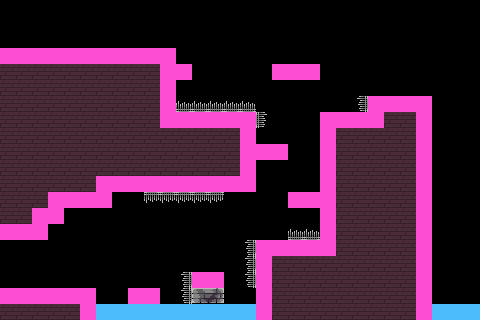

A level layout from a 2D game, rendered from its tile map. Below: a short description, then the map file with its tile-grid data intact:
An orthogonal 30x20 tile map with 16x16 px tiles, 2 tile layers (ground, colliders), 2 tilesets and 4 objects (2x enemy, spawnPoint, objectivePoint).

<map version="1.4" tiledversion="1.4.2" orientation="orthogonal" renderorder="right-down" width="30" height="20" tilewidth="16" tileheight="16" infinite="0" nextlayerid="5" nextobjectid="9">
 <editorsettings>
  <export target="../public/assets/levels/cave_level_01.json" format="json" />
 </editorsettings>
 <tileset firstgid="1" name="ground" tilewidth="16" tileheight="16" tilecount="322" columns="23">
  <image source="ground.png" trans="000000" width="368" height="224" />
  <tile id="143">
   <properties>
    <property name="canDie" type="bool" value="true" />
    <property name="direction" value="up" />
    <property name="name" value="spike" />
   </properties>
  </tile>
  <tile id="165">
   <properties>
    <property name="canDie" type="bool" value="true" />
    <property name="direction" value="left" />
    <property name="name" value="spike" />
   </properties>
  </tile>
  <tile id="167">
   <properties>
    <property name="canDie" type="bool" value="true" />
    <property name="direction" value="right" />
    <property name="name" value="spike" />
   </properties>
  </tile>
  <tile id="189">
   <properties>
    <property name="canDie" type="bool" value="true" />
    <property name="direction" value="down" />
    <property name="name" value="spike" />
   </properties>
  </tile>
 </tileset>
 <tileset firstgid="323" name="utils" tilewidth="16" tileheight="16" tilecount="3" columns="3">
  <image source="utils.png" trans="000000" width="48" height="16" />
  <tile id="0">
   <properties>
    <property name="collides" type="bool" value="true" />
   </properties>
  </tile>
  <tile id="1">
   <properties>
    <property name="canDie" type="bool" value="true" />
    <property name="collides" type="bool" value="true" />
   </properties>
  </tile>
 </tileset>
 <layer id="1" name="ground" width="30" height="20">
  <data encoding="csv">
0,0,0,0,0,0,0,0,0,0,0,0,0,0,0,0,0,0,0,0,0,0,0,0,0,0,0,0,0,0,
0,0,0,0,0,0,0,0,0,0,0,0,0,0,0,0,0,0,0,0,0,0,0,0,0,0,0,0,0,0,
0,0,0,0,0,0,0,0,0,0,0,0,0,0,0,0,0,0,0,0,0,0,0,0,0,0,0,0,0,0,
4,4,4,4,4,4,4,4,4,4,5,0,0,0,0,0,0,0,0,0,0,0,0,0,0,0,0,0,0,0,
50,50,50,50,50,50,50,50,50,50,52,282,0,0,0,0,0,281,282,283,0,0,0,0,0,0,0,0,0,0,
50,50,50,50,50,50,50,50,50,50,52,0,0,0,0,0,0,0,0,0,0,0,0,0,0,0,0,0,0,0,
50,50,50,50,50,50,50,50,50,50,52,144,144,144,144,144,0,0,0,0,0,0,166,3,4,4,29,0,0,0,
50,50,50,50,50,50,50,50,50,50,28,4,4,4,4,29,168,0,0,0,3,4,4,26,50,50,52,0,0,0,
50,50,50,50,50,50,50,50,50,50,50,50,50,50,50,52,0,0,0,0,48,50,50,50,50,50,52,0,0,0,
50,50,50,50,50,50,50,50,50,50,50,50,50,50,50,52,282,283,0,0,48,50,50,50,50,50,52,0,0,0,
50,50,50,50,50,50,50,50,50,50,50,50,50,50,50,52,0,0,0,98,48,50,50,50,50,50,52,0,0,0,
50,50,50,50,50,50,74,96,96,96,96,96,96,96,96,75,0,0,0,98,48,50,50,50,50,50,52,0,0,0,
50,50,50,74,96,96,75,0,0,190,190,190,190,190,0,0,0,0,281,282,48,50,50,50,50,50,52,0,0,0,
50,50,74,75,0,0,0,0,0,0,0,0,0,0,0,0,0,0,0,0,48,50,50,50,50,50,52,0,0,0,
96,96,75,0,0,0,0,0,0,0,0,0,0,0,0,0,0,0,144,144,48,50,50,50,50,50,52,0,0,0,
0,0,0,0,0,0,0,0,0,0,0,0,0,0,0,166,25,4,4,4,26,50,50,50,50,50,52,0,0,0,
0,0,0,0,0,0,0,0,0,0,0,0,0,0,0,166,48,50,50,50,50,50,50,50,50,50,52,0,0,0,
0,0,0,0,0,0,0,0,0,0,0,166,281,283,0,166,48,50,50,50,50,50,50,50,50,50,52,0,0,0,
4,4,4,4,4,5,0,0,281,283,0,166,281,283,0,0,48,50,50,50,50,50,50,50,50,50,52,0,0,0,
50,50,50,50,50,52,0,0,0,0,0,0,0,0,0,0,48,50,50,50,50,50,50,50,50,50,52,0,0,0
</data>
 </layer>
 <layer id="2" name="colliders" width="30" height="20">
  <data encoding="csv">
0,0,0,0,0,0,0,0,0,0,0,0,0,0,0,0,0,0,0,0,0,0,0,0,0,0,0,0,0,0,
0,0,0,0,0,0,0,0,0,0,0,0,0,0,0,0,0,0,0,0,0,0,0,0,0,0,0,0,0,0,
0,0,0,0,0,0,0,0,0,0,0,0,0,0,0,0,0,0,0,0,0,0,0,0,0,0,0,0,0,0,
323,323,323,323,323,323,323,323,323,323,323,0,0,0,0,0,0,0,0,0,0,0,0,0,0,0,0,0,0,0,
0,0,0,0,0,0,0,0,0,0,323,323,0,0,0,0,0,323,323,323,0,0,0,0,0,0,0,0,0,0,
0,0,0,0,0,0,0,0,0,0,323,0,0,0,0,0,0,0,0,0,0,0,0,0,0,0,0,0,0,0,
0,0,0,0,0,0,0,0,0,0,323,0,0,0,0,0,0,0,0,0,0,0,0,323,323,323,323,0,0,0,
0,0,0,0,0,0,0,0,0,0,323,323,323,323,323,323,0,0,0,0,323,323,323,323,0,0,323,0,0,0,
0,0,0,0,0,0,0,0,0,0,0,0,0,0,0,323,0,0,0,0,323,0,0,0,0,0,323,0,0,0,
0,0,0,0,0,0,0,0,0,0,0,0,0,0,0,323,323,323,0,0,323,0,0,0,0,0,323,0,0,0,
0,0,0,0,0,0,0,0,0,0,0,0,0,0,0,323,0,0,0,0,323,0,0,0,0,0,323,0,0,0,
0,0,0,0,0,0,323,323,323,323,323,323,323,323,323,323,0,0,0,0,323,0,0,0,0,0,323,0,0,0,
0,0,0,323,323,323,323,0,0,0,0,0,0,0,0,0,0,0,323,323,323,0,0,0,0,0,323,0,0,0,
0,0,323,323,0,0,0,0,0,0,0,0,0,0,0,0,0,0,0,0,323,0,0,0,0,0,323,0,0,0,
323,323,323,0,0,0,0,0,0,0,0,0,0,0,0,0,0,0,0,0,323,0,0,0,0,0,323,0,0,0,
0,0,0,0,0,0,0,0,0,0,0,0,0,0,0,0,323,323,323,323,323,0,0,0,0,0,323,0,0,0,
0,0,0,0,0,0,0,0,0,0,0,0,0,0,0,0,323,0,0,0,0,0,0,0,0,0,323,0,0,0,
0,0,0,0,0,0,0,0,0,0,0,0,323,323,0,0,323,0,0,0,0,0,0,0,0,0,323,0,0,0,
323,323,323,323,323,323,0,0,323,323,0,0,0,0,0,0,323,0,0,0,0,0,0,0,0,0,323,0,0,0,
0,0,0,0,0,323,324,324,324,324,324,324,324,324,324,324,323,0,0,0,0,0,0,0,0,0,323,324,324,324
</data>
 </layer>
 <objectgroup id="4" name="objects">
  <object id="1" name="spawnPoint" x="17.1368" y="287.2">
   <point />
  </object>
  <object id="3" name="objectivePoint" x="18.1077" y="42.6407">
   <point />
  </object>
  <object id="6" name="enemy" gid="325" x="368.167" y="95.1667" width="16" height="16" rotation="180" />
  <object id="8" name="enemy" gid="325" x="176.833" y="96.6667" width="16" height="16" />
 </objectgroup>
</map>
